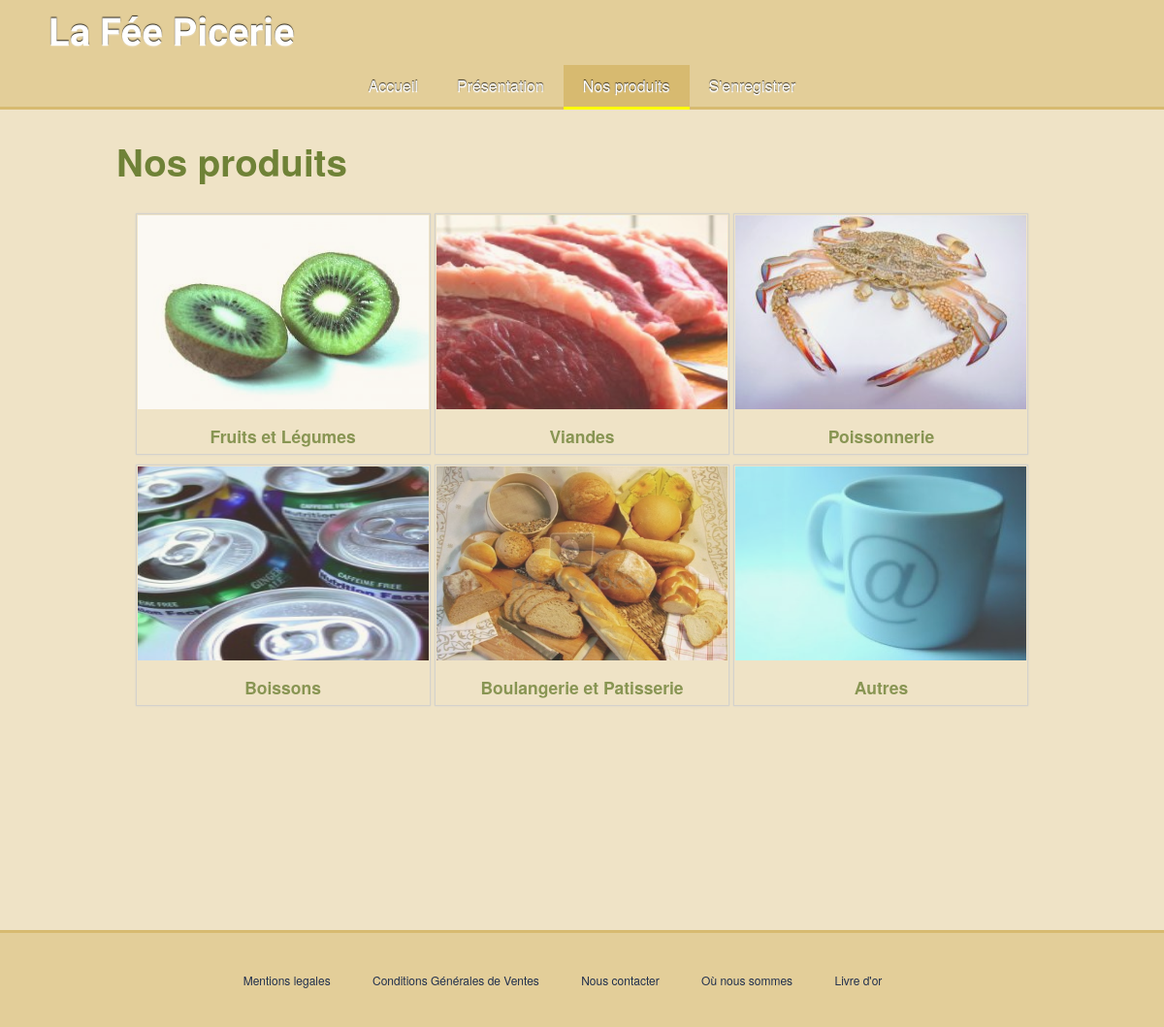
The app's page /?page=produits with its own data.
### tables this page shows
CREATE TABLE IF NOT EXISTS `type_produit` (
  `type_produit_code` int(11) NOT NULL AUTO_INCREMENT,
  `type_produit_libelle` varchar(30) DEFAULT NULL,
  `type_produit_image` varchar(30) NOT NULL,
  `type_produit_url` varchar(30) NOT NULL,
  PRIMARY KEY (`type_produit_code`)
);

### webroot/index.php (called while the page is built, shortened)
<?php
require ROOT.DS.'controller/globalController.php';
?>

### model/getProduits.php (called while the page is built, shortened)
<?php
function getTypeProduits()
{
	global $db;
	$req = $db->query("SELECT * FROM type_produit");
	return $req->fetchAll();
}
 ?>

### view/pages/produits.php (the view)
<?php
if (isset($_GET['cat'])) {
	$cat = (int)$_GET['cat'];
	if ($cat != 0) {
	$produits = getProduitsCat($cat);
	$cat_name = getTypeProduitCat($cat);
		?>
		<h1><?php echo $cat_name['type_produit_libelle'] ?></h1>
		<?php foreach ($produits as $prod): ?>
			<table class="produits">
				<tr>
					<td rowspan="2"><img src="webroot/img/<?php echo $prod['produit_image'] ?>.jpg" alt="<?php echo $prod['produit_image'] ?>"></td>
					<td class="produits_name"><?php echo $prod['produit_designation']; ?></td>
					<td class="produits_prix" rowspan="2"><?php echo $prod['produit_prix_unitaire']; ?>€ HT</td>
					<td class="produits_qte" rowspan="2">
						<a href="?page=produits&ref=<?php echo $prod['produit_code'] ?>">Ajouter au panier</a>
					</td>
				</tr>
				<tr>
					<td><?php echo $prod['produit_description']; ?></td>
				</tr>
			</table>
		<?php endforeach ?>
		<?php
	}
}else{
?>
	<h1>Nos produits</h1>
	<div class="cat-box">
		<?php foreach ($categorie as $cat): ?>
			<a class="cat" href="?page=produits&cat=<?php echo $cat['type_produit_code'] ?>">
				<img class="img-cat" src="img/<?php echo $cat['type_produit_image'] ?>.jpg" alt="image de fruit">
				<div class="cat-d">
					<h4><?php echo $cat['type_produit_libelle'] ?></h4>
				</div>
			</a>
		<?php endforeach ?>
	</div>
<?php
}
 ?>

### view/includes/header.php (shortened to what this page needs)
<!DOCTYPE html>
<html>
<head>
</head>
<body>
<div id="header">
	<div id="logo">
		<a href="index.php">La Fée Picerie</a>
	</div>
	<div id="menu">
		<ul>
			<li><a <?php echo ($title == 'Accueil - La Fée Picerie') ? $active : '' ; ?> href="index.php">Accueil</a></li><li><a <?php echo ($title == 'Presentation - La Fée Picerie') ? $active : '' ; ?> href="?page=presentation">Présentation</a></li><li><a <?php echo ($title == 'Produits - La Fée Picerie') ? $active : '' ; ?> href="?page=produits">Nos produits</a></li><?php if (isset($_SESSION['nom'])): ?><!--
		 --><li><a <?php echo ($title == "Mon compte - La Fée Picerie") ? $active : ''; ?>href="?page=mon_compte"><?php echo $_SESSION['civilite'].'. '.$_SESSION['nom']; ?></a>
			 	<ul class="dropdown">
			 		<li><a href="?page=mon_compte">mon compte</a></li>
			 		<li><a href="?page=mon_panier">mon panier</a></li>
			 		<li>test2</li>
			 		<li>test2</li>
			 		<li><a href="?a=deconnexion">Déconnexion</a></li><!--
			--></ul><!--
		 --></li>
		<?php else: ?><li><a <?php echo ($title == "Connexion - La Fée Picerie") ? $active : '' ; ?> href="?page=connexion">S'enregistrer</a></li></ul>
		<?php endif ?>
	</div>
</div>
<div class="container">

### controller/globalController.php (shortened to what this page needs)
<?php
	$page = isset($_GET['page']) ?  $_GET['page'] : 'accueil';
	$pageForTitle = str_replace("_", " ", $page);
	$title = ucfirst($pageForTitle)." - La Fée Picerie";
	$active = 'class="active"';
require ROOT.DS.'view'.DS.'includes'.DS.'header.php';
$a = isset($_GET['a']) ? $_GET['a'] : '';
switch ($a) {
	default:
		require 'pageController.php';
		break;
}
require ROOT.DS.'view'.DS.'includes'.DS.'footer.php';
 ?>

### controller/pageController.php (shortened to what this page needs)
<?php
	switch ($page) {
		case 'produits':
			require ROOT.DS.'model/getProduits.php';
			$categorie = getTypeProduits();
			require ROOT.DS.'view'.DS.'pages'.DS.'produits.php';
			break;
	}
?>

### view/includes/footer.php (shortened to what this page needs)
</div>
</body>
	<div id="footer">
		<div class="menu_footer">
			<ul>
				<li><a href="?page=mentions_legales">Mentions legales</a></li>
				<li><a href="?page=CGV">Conditions Générales de Ventes</a></li>
				<li><a href="?page=contact">Nous contacter</a></li>
				<li><a href="?page=map">Où nous sommes</a></li>
				<li><a href="?page=livre_d_or">Livre d'or</a></li>
			</ul>
		</div>
		<link rel="stylesheet" type="text/css" href="css/default.css">
	</div>
</html>

### webroot/css/default.css (style rules this page uses)
html { height: 100%; }
body { height: 100%; font-size: 12pt; color: #202f4d; background-color: #efe3c6; margin:0; padding:0; font-family: "Helvetica Neue", Helvetica, Arial, sans-serif; }
h1, h2, h3, h4, h5 { color: #6f8237; text-align: left; }
h1 { font-size: 38.5px; }
h4 { font-size: 17.5px; }
a { color: #4374e0; text-decoration: none; }
ul { padding: 0; margin: 0; }
li { list-style: none; padding: 0; margin: 0; }
#header { position: relative; padding-bottom: 0px; background-color: #e3ce99; text-align: left; }
#menu { list-style: none; border-bottom: 3px solid #d7ba70; text-align: center; }
#menu li { display: inline-block; margin: 0; padding: 10px 0px; }
#menu a { padding: 10px 20px; margin: 0px; color: #fff; text-shadow: 0px -1px 1px rgba(0, 0, 0, .8), 0 1px 1px rgba(255, 255, 255, 0.3); border-bottom: 3px solid #d7ba70; transition:0.5s; }
#menu .active { background-color: #d7ba70; border-bottom: 3px solid yellow; }
#logo { position: relative; margin: 10px; margin-left: 50px; display: inline-block; font-family: 'Allura', cursive; font-size: 30pt; font-weight: bold; text-shadow: 0px -1px 1px rgba(0, 0, 0, .8), 0 1px 1px rgba(255, 255, 255, 0.3); }
#logo a { color: #fff; }
#footer { position: relative; bottom: 0; width: 100%; text-align: center; font-size: 9pt; margin:0 auto; margin-top: 20px; border-top: 1px solid #38c7bb; background-color: #e3ce99; border-top: 3px solid #d7ba70; padding: 20px 0; }
.menu_footer { display: inline-block; padding:20px; }
.menu_footer ul { list-style: none; text-align: right; padding-right: 40px; }
.menu_footer li { display: inline-block; margin: 0px 20px; }
.menu_footer a { color: #202f4d; }
.container { position: relative; min-height: 100%; margin: 0 auto; width: 960px; text-align: center; vertical-align: top; }
.cat-box a { color: inherit; }
.cat { display: inline-block; padding: 1px; margin-bottom: 10px; border: 1px solid #cecece; box-shadow: 0 0 2px #cecece; opacity: 0.8; transition: opacity 0.3s ease-in-out; width: 300px; }
.img-cat { width: 300px; height: 200px; border: none; }
.cat-d { padding: 5px; }
.cat-d h4, .cat-d p { padding: 0; margin: 0; }
.cat-d h4 { text-align: center; padding-top: inherit; }

### records on screen
type_produit: type_produit_image (picture), type_produit_libelle "Fruits et Légumes"
type_produit: type_produit_image (picture), type_produit_libelle "Viandes"
type_produit: type_produit_image (picture), type_produit_libelle "Poissonnerie"
type_produit: type_produit_image (picture), type_produit_libelle "Boissons"
type_produit: type_produit_image (picture), type_produit_libelle "Boulangerie et Patisserie"
type_produit: type_produit_image (picture), type_produit_libelle "Autres"
